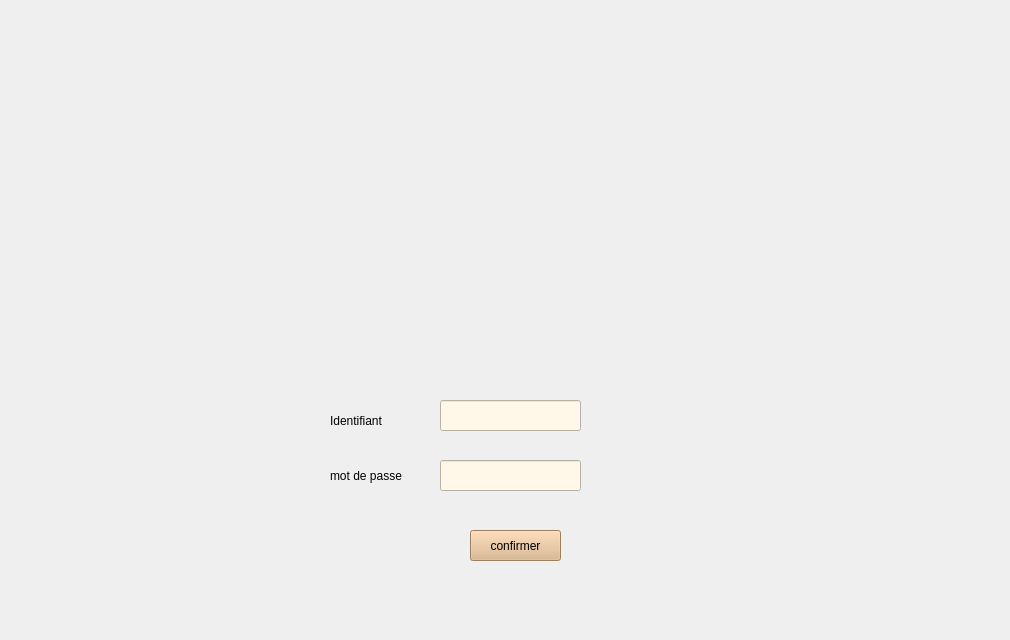
    <widget class="QWidget" name="page">
     <widget class="QLabel" name="label_3">
      <property name="geometry">
       <rect>
        <x>330</x>
        <y>400</y>
        <width>91</width>
        <height>41</height>
       </rect>
      </property>
      <property name="styleSheet">
       <string notr="true">color: rgb(0, 0, 0);

font:19pt &quot;Playbill&quot;;
</string>
      </property>
      <property name="text">
       <string>Identifiant</string>
      </property>
     </widget>
     <widget class="QLabel" name="label_4">
      <property name="geometry">
       <rect>
        <x>330</x>
        <y>450</y>
        <width>121</width>
        <height>51</height>
       </rect>
      </property>
      <property name="styleSheet">
       <string notr="true">color: rgb(0, 0, 0);

font:19pt &quot;Playbill&quot;;
</string>
      </property>
      <property name="text">
       <string>mot de passe</string>
      </property>
     </widget>
     <widget class="QPushButton" name="confirmer">
      <property name="geometry">
       <rect>
        <x>470</x>
        <y>530</y>
        <width>91</width>
        <height>31</height>
       </rect>
      </property>
      <property name="styleSheet">
       <string notr="true">color: rgb(0, 0, 0);

font: 8pt &quot;Microsoft Tai Le&quot;;
background-color: rgb(218, 178, 133);</string>
      </property>
      <property name="text">
       <string>confirmer</string>
      </property>
     </widget>
     <widget class="QLineEdit" name="id">
      <property name="geometry">
       <rect>
        <x>440</x>
        <y>400</y>
        <width>141</width>
        <height>31</height>
       </rect>
      </property>
      <property name="styleSheet">
       <string notr="true">background-color: rgb(255, 247, 231);</string>
      </property>
     </widget>
     <widget class="QLineEdit" name="passe">
      <property name="geometry">
       <rect>
        <x>440</x>
        <y>460</y>
        <width>141</width>
        <height>31</height>
       </rect>
      </property>
      <property name="styleSheet">
       <string notr="true">background-color: rgb(255, 247, 231);</string>
      </property>
     </widget>
     <widget class="QLabel" name="label_2">
      <property name="geometry">
       <rect>
        <x>0</x>
        <y>40</y>
        <width>1001</width>
        <height>591</height>
       </rect>
      </property>
      <property name="styleSheet">
       <string notr="true">border-image: url(:/new/prefix1/imagge.png);</string>
      </property>
      <property name="text">
       <string/>
      </property>
     </widget>
     <zorder>label_2</zorder>
     <zorder>label_3</zorder>
     <zorder>label_4</zorder>
     <zorder>confirmer</zorder>
     <zorder>id</zorder>
     <zorder>passe</zorder>
    </widget>
